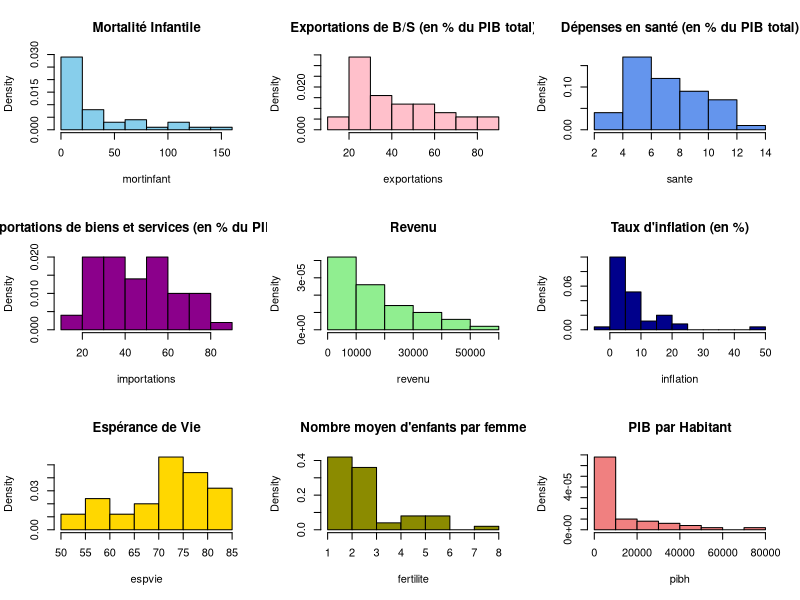
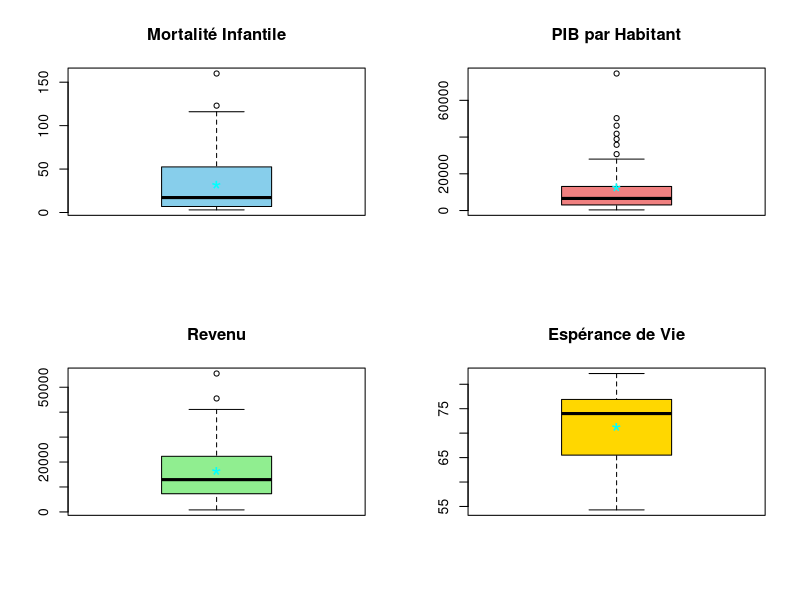

Generate these figures, in order, with R: (Note: this script raises an error after producing the figures.)
#-------------------------------------------------------------------------------
# ETAPE 1 : préparation des donées et les installations necessaires
#-------------------------------------------------------------------------------

#library(FactoMineR)
#library(factoextra)
#library(ggcorrplot)
#library(EFAtools)
#library(viridis)
#library(ggrepel)

pays7 = read.table("pays7.txt", header = TRUE, row.names = 1, dec = ".") #définir la première colonne (pays) noms de lignes

print("Dimensions des données :") # Afficher les dimensions
dim(pays7)

attach(pays7) # Attacher les données pour les appeler directement par le nom

#-------------------------------------------------------------------------------
# ETAPE 2 : STATISTIQUES UNIVARIÉES ET BIVARIÉES
#-------------------------------------------------------------------------------

summary(pays7)

# Calcul des mesures de position et de dispersion
min_vars = apply(pays7, 2, min)
q1_vars = apply(pays7, 2, quantile, probs = 0.25)
mediane_vars = apply(pays7, 2, median)
mean_vars = apply(pays7, 2, mean)
q3_vars = apply(pays7, 2, quantile, probs = 0.75)
max_vars = apply(pays7, 2, max)
sd_vars = apply(pays7, 2, sd)
tabCV = sd_vars / mean_vars #(CV = écart-type / moyenne)

# Création d'un tableau récapitulatif (je l'ai mis sous forme de joli tableau dans le doc)
tableau_recap = data.frame(
  Min = round(min_vars, 2),
  Q1 = round(q1_vars, 2),
  Médiane = round(mediane_vars, 2),
  Moyenne = round(mean_vars, 2),
  Q3 = round(q3_vars, 2),
  Max = round(max_vars, 2),
  Ecart_Type = round(sd_vars, 2),
  CV = round(tabCV, 2)
)
print("Tableau récapitulatif des statistiques descriptives :")
print(tableau_recap)

# -------------------- Visualisations Univariées ---------------------

#COMMENTAIRE POUR ISA ET MANU: je sais pas si c'est pertinent de faire des graphiques pour chaque variable...
# ca fait peut etre trop, mais on peut toujours enlever ce qui derange

#histogrammes
par(mfrow=c(3, 3))
hist(mortinfant, freq=FALSE, col="skyblue", main="Mortalité Infantile")
hist(exportations, freq=FALSE, col="pink", main="Exportations de B/S (en % du PIB total)")
hist(sante, freq=FALSE, col="cornflowerblue", main="Dépenses en santé (en % du PIB total)")
hist(importations, freq=FALSE, col="magenta4", main="Importations de biens et services (en % du PIB total)")
hist(revenu, freq=FALSE, col="lightgreen", main="Revenu")
hist(inflation, freq=FALSE, col="blue4", main="Taux d'inflation (en %)")
hist(espvie, freq=FALSE, col="gold", main="Espérance de Vie")
hist(fertilite, freq=FALSE, col="yellow4", main="Nombre moyen d'enfants par femme")
hist(pibh, freq=FALSE, col="lightcoral", main="PIB par Habitant")
par(mfrow=c(1, 1))

#boîtes à moustaches
par(mfrow=c(2, 2))
boxplot(mortinfant, main="Mortalité Infantile", col="skyblue")
points(mean(mortinfant), col="cyan", pch="*", cex=2)
boxplot(pibh, main="PIB par Habitant", col="lightcoral")
points(mean(pibh), col="cyan", pch="*", cex=2)
boxplot(revenu, main="Revenu", col="lightgreen")
points(mean(revenu), col="cyan", pch="*", cex=2)
boxplot(espvie, main="Espérance de Vie", col="gold")
points(mean(espvie), col="cyan", pch="*", cex=2)
par(mfrow=c(1, 1))


# -------------------- Visualisations Bivariées ---------------------
matcor = cor(pays7)
print("Matrice des corrélations (arrondie à 2 décimales) :")
round(matcor, digits = 2)

ggcorrplot(matcor, hc.order = TRUE, type = "lower", lab = TRUE,
           title = "Matrice des corrélations des caractéristiques des pays")

#-----------------------ACP-----------------------------------------------
attach(pays7)


#Statistique bivari?e pour justifier l'ACP`
plot(pays7,main="Matrice des nuages de points")
tabcor=cor(pays7)
ggcorrplot(tabcor, method= "circle", type="lower",title = "visualisation de la matrice des corr?lations",
           colors=viridis(3,option="A",direction=-1))
ggplot(pays7, aes(x=fertilite,y=mortinfant)) +
  geom_jitter(size=2, col=viridis(1,option="A"), shape=1) +
  geom_text_repel(label=rownames(pays7))

# Indice KMO
indice_KMO= KMO(tabcor)
#ACP
#Choisir le nombre de composantes principales en arbitrant entre les diff?- rents crit?res vus en cours,

#ACP
resuacp=PCA(pays7)
acp_data=resuacp$eig
#choix des composantes
barplot(acp_data[,1],main ="Graphique des valeurs propres", col="#DE3163")
abline(a=1,b=0)
plot(resuacp$eig[,1])
lines(resuacp$eig[,1])

#interpretation des composantes
#etude des correlations entre composantes principales et  variables initiales
resuacp$var$cor
corACP= round(resuacp$var$cor,digits=2)

#?tude des contributions
resuacp$var$contrib
contrib=round(resuacp$var$contrib,digits=2)
#seuil 100/9=11,11

# -------------------------------------------------------------------------


#Etape 4 : qualit? de repr?sentation des pays sur les cp retenues
resuacp$ind$coord #composantes principales
tabcos2=resuacp$ind$cos2 #le tableau des cos2 des individus
resuacp$ind$dist
#individus bien repr?sent?s sur C1 (cos2>0.5)
tabcos2[tabcos2[,1]>0.5,1]

#individus bien repr?sent?s sur C2 'cos2>0.25
tabcos2[tabcos2[,2]>0.25,2]

#individus bien repr?sent?s sur C3 'cos2>0.15
tabcos2[tabcos2[,3]>0.15,3]

#graphique des correlations et individus
resuacp1=PCA(pays7,ncp=3,axes=c(1,2))
resuacp2=PCA(pays7,ncp=3,axes=c(1,3))
